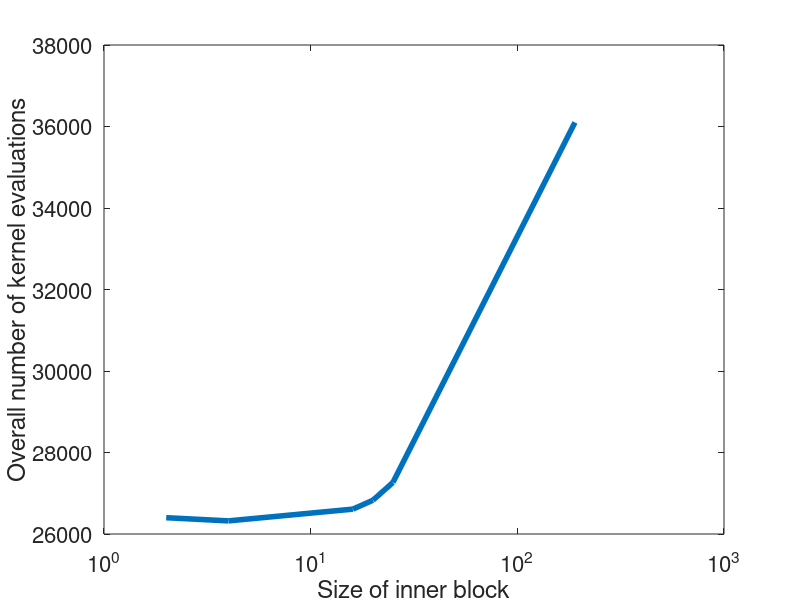

Write MATLAB code to recreate this figure.
ksize = [2, 4, 16, 20, 25];
nr_elems = [26400, 8774, 1774, 1412, 1136];

nk = nr_elems ./ ksize;
block = ksize .* (ksize - 1);
h = plot([ksize, 190], [nk .* block, 190^2]);
set(h, 'LineWidth', 4);
set(gca,'FontSize', 16);
ylabel('Overall number of kernel evaluations');
xlabel('Size of inner block');

set(gca,'XScale','log');
%  set(gca, 'XTick', ksize)
print(gcf, '/home/wojto/bio/Dropbox/Wojciechs_shared/nips2013/writing/img/number_of_kernel_evals', '-dpdf');